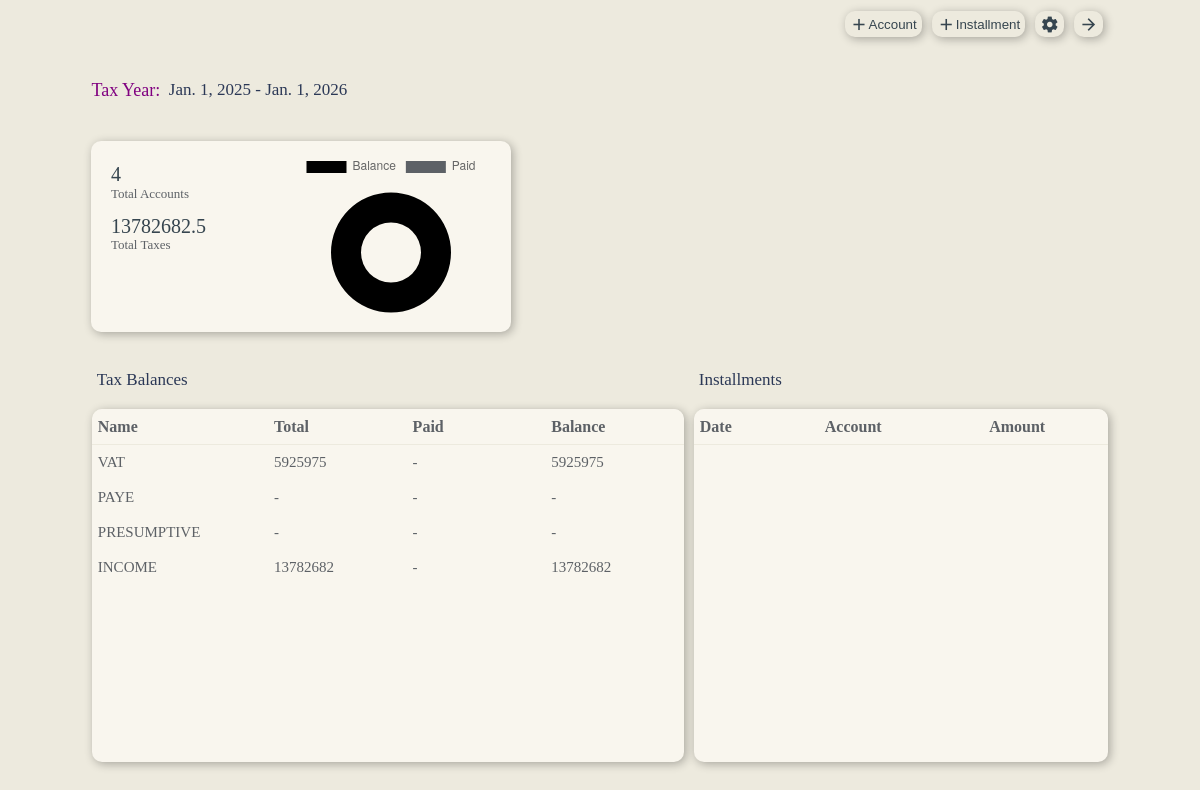
The app's page /taxes/ (signed in) with its own data.
### User/models.py (models this page shows)
class TaxYear(models.Model):
    Business = models.ForeignKey(Business, on_delete=models.CASCADE, blank=True, null=False)
    TaxYearStart = models.DateTimeField(null=False, blank=True)
    TaxYearEnd = models.DateTimeField(null=False, blank=True)
    TotalTaxes = models.IntegerField(null=False, blank=True, default=0)
    TotalPaid = models.IntegerField(null=False, blank=True, default=0)

class TaxAccount(models.Model):
    Business = models.ForeignKey(Business, on_delete=models.CASCADE, blank=True, null=False)
    Date = models.DateTimeField(auto_now=True)
    Name = models.CharField(null=False, blank=True, max_length=40)
    options = [('Monthly', 'Monthly'),
               ('Quarterly', 'Quarterly'),
               ('Annually', 'Annually')]
    Interval = models.CharField(null=False, blank=False, choices=options, max_length=17, default='Monthly')
    Notes = models.TextField(blank=False, null=False, max_length=200, default='non')
    Close = models.BooleanField(null=True, blank=True, default=False)

### User/business.py (the view, shortened to what this page needs)
# urls.py: path("taxes/", taxes, name="taxes"),
def taxes(request):
    change = 0
    paid = 0
    total_sales = 0
    total_vat = 0
    total_paid = 0
    total_tax = 0
    total_payments_to_employees = 0
    total_paye = 0
    presumptive_tax = 0
    income_tax = 0
    balance = 0
    taxes_this_year = {}
    installments = {}
    try:
        buss = Business.objects.get(Owner=request.user.id)
        core_settings = CoreSettings.objects.get(Business=buss)
        tax_settings = TaxSettings.objects.get(Business=buss)
        tax_accounts = TaxAccount.objects.filter(Business=buss)
        if tax_accounts:
            tax_account_count = tax_accounts.count()
        else:
            tax_account_count = 0
        this_tax_year = get_tax_year(buss)
        if this_tax_year:
            start = this_tax_year.TaxYearStart
            end = this_tax_year.TaxYearEnd
            (total_expense, total_credit, paid_for, operational_expense, payroll_expense, total_operational_expense,
             total_payroll_expense) = expenses(buss, start, end)
            product_income, total_product_income, cog, total_product_vat = product_revenue(buss, tax_settings, start, end)
            service_income, total_service_income, total_service_vat = service_revenue(buss, tax_settings, start, end)
            total_debt = debt_total(buss, start, end)
            total_sales, total_vat, gp, op, net_profit, profit_perc, revenue_after_vat, income_in_hand = (
                totals_and_profits(tax_settings, total_debt, total_service_vat, total_product_vat, total_product_income,
                                   total_service_income, cog, total_expense))
            total_paye, total_payments_to_employees = total_salary_and_paye(tax_settings, this_tax_year.TaxYearStart,
                                                                            this_tax_year.TaxYearEnd)
            check_result = check_income_threshold(buss, total_sales)
            if check_result == 'presumptive_tax' and tax_settings.IncludePresumptiveTax:
                presumptive_tax = presumptive_tax_calculater(total_sales)
                total_tax += presumptive_tax
            elif check_result == 'income_tax' and tax_settings.IncludeIncomeTax:
                income_tax = income_tax_calculater(total_sales)
                total_tax += income_tax
            if tax_settings.IncludeVAT:
                total_tax += total_vat
            if tax_settings.IncludePAYE:
                total_tax += total_paye
            balance = total_tax - paid
            if this_tax_year:
                for a in tax_accounts:
                    if a.Name == 'VAT':
                        if total_vat:
                            try:
                                vat_account_this_year = TaxAccountThisYear.objects.get(TaxAccount=a,
                                                                                       TaxYear=this_tax_year)
                                if vat_account_this_year.AccumulatedTotal != total_vat:
                                    vat_account_this_year.AccumulatedTotal = total_vat
                                    vat_account_this_year.save()
                            except TaxAccountThisYear.DoesNotExist:
                                vat_account_this_year = TaxAccountThisYear(TaxAccount=a, TaxYear=this_tax_year,
                                                                           AccumulatedTotal=total_vat)
                                vat_account_this_year.save()
                    if a.Name == 'PAYE':
                        try:
                            paye_account_this_year = TaxAccountThisYear.objects.get(TaxAccount=a, TaxYear=this_tax_year)
                            if paye_account_this_year.AccumulatedTotal != total_paye:
                                paye_account_this_year.AccumulatedTotal = total_paye
                                paye_account_this_year.save()
                        except TaxAccountThisYear.DoesNotExist:
                            paye_account_this_year = TaxAccountThisYear(TaxAccount=a, TaxYear=this_tax_year,
                                                                        AccumulatedTotal=total_vat)
                            paye_account_this_year.save()
                    if a.Name == 'INCOME':
                        try:
                            income_account_this_year = TaxAccountThisYear.objects.get(TaxAccount=a,
                                                                                      TaxYear=this_tax_year)
                            if income_account_this_year.AccumulatedTotal != income_tax:
                                income_account_this_year.AccumulatedTotal = income_tax
                                income_account_this_year.save()
                        except TaxAccountThisYear.DoesNotExist:
                            income_account_this_year = TaxAccountThisYear(TaxAccount=a, TaxYear=this_tax_year,
                                                                          AccumulatedTotal=total_vat)
                            income_account_this_year.save()
                    if a.Name == 'PRESUMPTIVE':
                        try:
                            presumptive_account_this_year = TaxAccountThisYear.objects.get(TaxAccount=a,
                                                                                           TaxYear=this_tax_year)
                            if presumptive_account_this_year.AccumulatedTotal != presumptive_tax:
                                presumptive_account_this_year.AccumulatedTotal = presumptive_tax
                                presumptive_account_this_year.save()
                        except TaxAccountThisYear.DoesNotExist:
                            presumptive_account_this_year = TaxAccountThisYear(TaxAccount=a, TaxYear=this_tax_year,
                                                                               AccumulatedTotal=total_vat)
                            presumptive_account_this_year.save()
                for a in tax_accounts:
                    try:
                        account_this_year = TaxAccountThisYear.objects.get(TaxAccount=a, TaxYear=this_tax_year)
                        account_installments = TaxInstallments.objects.filter(TaxAccountThisYear=account_this_year)
                        if account_installments:
                            for i in account_installments:
                                paid = i.Amount
                                total_paid += i.Amount
                            installments[account_this_year.TaxAccount.id] = account_installments
                        taxes_this_year[a] = {}
                        taxes_this_year[a]['Total'] = account_this_year.AccumulatedTotal
                        taxes_this_year[a]['Paid'] = paid
                        taxes_this_year[a]['Balance'] = account_this_year.AccumulatedTotal - paid
                        paid = 0
                    except TaxAccountThisYear.DoesNotExist:
                        TaxAccountThisYear(TaxAccount=a, TaxYear=this_tax_year, AccumulatedTotal=0).save()
                        taxes_this_year[a] = {}
                        taxes_this_year[a]['Total'] = None
                        taxes_this_year[a]['Paid'] = None
                        taxes_this_year[a]['Balance'] = None
    except Business.DoesNotExist:
        return redirect('/edit_business_profile/')
    context = {
        'tax_settings': tax_settings,
        'this_tax_year': this_tax_year,
        'total_sales': total_sales,
        'total_vat': total_vat,
        'total_paye': total_paye,
        'total_payments_to_employees': total_payments_to_employees,
        'total_tax': total_tax,
        'tax_accounts': tax_accounts,
        'taxes_this_year': taxes_this_year,
        'balance': balance,
        'total_paid': total_paid,
        'installments': installments,
        'tax_account_count': tax_account_count
    }
    return render(request, 'registration/taxes.html', context)

### templates/registration/taxes.html (shortened to what this page needs)
{%load static%}
<link rel="stylesheet" type="text/css" href="{% static 'css/registration/taxes.css'%}" xmlns="http://www.w3.org/1999/html">
<link rel="stylesheet" href="https://cdnjs.cloudflare.com/ajax/libs/font-awesome/4.7.0/css/font-awesome.min.css">
<div class="Navigation">
    <button type="button" onclick="openTaxAccountForm()">
        <i class="material-icons" style="font-size:19px;">add</i>Account
    </button>
    <button type="button" onclick="openTaxInstallmentForm()">
        <i class="material-icons" style="font-size:19px;">add</i>Installment
    </button>
    <button type="button" class="nav2" onclick="openTaxForm()">
        <i class="material-icons" style="font-size:19px;">settings</i>
    </button>
    <button type="button" class="nav3" onclick="history.back()">
        <i class="material-icons" style="font-size:19px;">arrow_forward</i>
    </button>
</div>
<text class="stage"><span style="color:purple; font-size:18px; margin-left:10px;">Tax Year:</span> &nbsp;&nbsp;{{this_tax_year.TaxYearStart.date}} - {{this_tax_year.TaxYearEnd.date}}</text>
<div class="information_container">
    <div class="information">
        <div class="info_column_container">
            <div class="info2">
                <text class="value">
                    {{tax_account_count}}
                </text>
                <text class="title">Total Accounts</text>
            </div>
            <div class="info2">
                <text class="value">
                    {{total_tax}}
                </text>
                <text class="title">Total Taxes</text>
            </div>
        </div>
        <div class="info_doughnut_graph">
            <canvas id="doughnut"></canvas>
        </div>
    </div>
</div>
<div class="container1">
    <text class="stage">Tax Balances</text>
    <table class="taxes">
        <thead>
            <tr>
                <th class="tth1">Name</th>
                <th class="tth2">Total</th>
                <th class="tth2">Paid</th>
                <th class="tth2">Balance</th>
            </tr>
        </thead>
        <tbody>
            {%for key, values in taxes_this_year.items%}
                <tr>
                    <td class="tth1">{{key.Name}}</td>
                    <td class="tth2">{%if values.Total%} {{values.Total}} {%else%} - {%endif%}</td>
                    <td class="tth2">{%if values.Paid%} {{values.Paid}} {%else%} -  {%endif%}</td>
                    <td class="tth2">{%if values.Balance%} {{values.Balance}} {%else%} -  {%endif%}</td>
                </tr>
            {%endfor%}
        </tbody>
    </table>
</div>
<div class="container2">
    <text class="stage">Installments</text>
    <table class="installments">
        <thead>
            <tr>
                <th class="ith1">Date</th>
                <th class="ith2">Account</th>
                <th class="ith1">Amount</th>
            </tr>
        </thead>
    </table>
</div>
<script>
    let tf = document.getElementById("taxForm");
    function openTaxForm(){
        tf.classList.add("tax_settings");
    }
    function closeTaxForm(){
        tf.classList.remove("tax_settings");
    }
    let taf = document.getElementById("taxAccountForm");
    function openTaxAccountForm(){
        taf.classList.add("tax_account_form");
    }
    function closeTaxAccountForm(){
        taf.classList.remove("tax_account_form");
    }
    let tif = document.getElementById("taxInstallmentForm");
    function openTaxInstallmentForm(){
        tif.classList.add("tax_installment_form");
    }
    function closeTaxInstallmentForm(){
        tif.classList.remove("tax_installment_form");
    }
    VatRate.innerHTML = slider.value;
    slider.oninput = function(){
        VatRate.innerHTML = this.value;
    }
    function closeMssg(){
        mssg.classList.add("hide");
        window.location.href = '/taxes/';
    }
    const doughnut = document.getElementById('doughnut');
        new Chart(doughnut, {
            type: 'doughnut',
            data: {
                labels: ['Balance', 'Paid'],
                datasets: [{
                    label: 'Tax',
                    data: [{{balance}}, {{total_paid}}],
                    borderWidth: 0,
                    borderColor: 'gray',
                    backgroundColor:['black', '#5D6166'],
                    radius: 60,
                    },
                ]
            },
            options: {
                maintainAspectRatio: false,
            }
        });
</script>

### records on screen
TaxYear: TaxYearStart "Jan. 1, 2025", TaxYearEnd "Jan. 1, 2026"
TaxAccount: Name "VAT", Total "5925975", Balance "5925975"
TaxAccount: Name "PAYE"
TaxAccount: Name "PRESUMPTIVE"
TaxAccount: Name "INCOME", Total "13782682", Balance "13782682"

### other values on screen
{{ tax_account_count }} "4"
{{ total_tax }} "13782682.5"
chart data {{ total_paid }} 0
